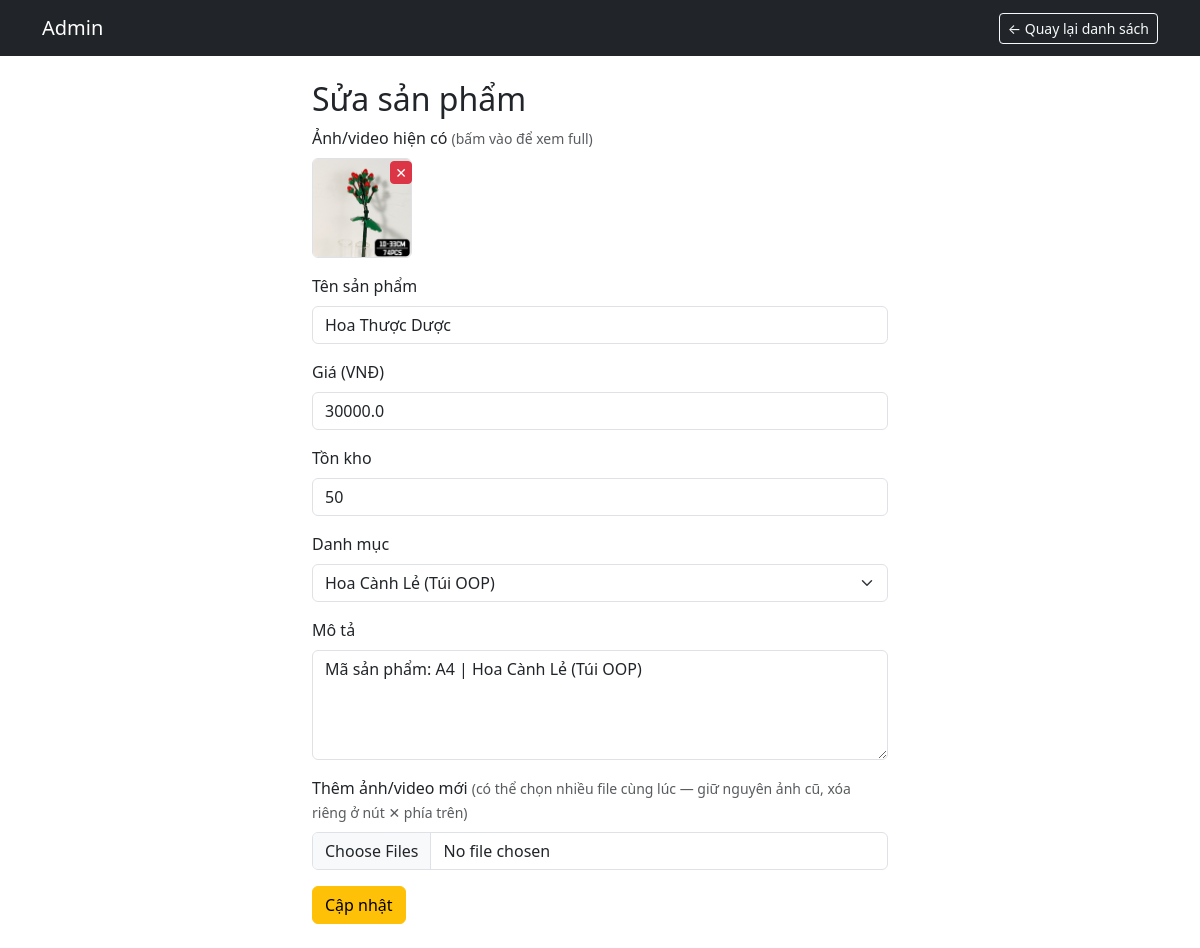
The app's page /admin/edit/4 (signed in) with its own data.
### models.py (models this page shows, shortened)
class ProductMedia(db.Model):
    __tablename__ = 'product_media'
    id = db.Column(db.Integer, primary_key=True)
    product_id = db.Column(db.Integer, db.ForeignKey('products.id'), nullable=False, index=True)
    filename = db.Column(db.String(255), nullable=False)
    media_type = db.Column(db.String(10), nullable=False, default='image')  # 'image' hoặc 'video'
    product = db.relationship(
        'Product',
        backref=db.backref('media', cascade='all, delete-orphan', order_by='ProductMedia.id')
    )

class Product(db.Model):
    __tablename__ = 'products'
    id = db.Column(db.Integer, primary_key=True)
    name = db.Column(db.String(200), nullable=False)
    price = db.Column(db.Float, nullable=False, index=True)
    description = db.Column(db.Text, nullable=True)
    image = db.Column(db.String(200), nullable=True)  # ảnh cũ (giữ để tương thích ngược)
    stock = db.Column(db.Integer, default=0)
    category_id = db.Column(db.Integer, db.ForeignKey('categories.id'), nullable=True, index=True)
    __table_args__ = (
        db.Index('idx_products_category_id_desc', 'category_id', 'id'),
    )

class Category(db.Model):
    __tablename__ = 'categories'
    id = db.Column(db.Integer, primary_key=True)
    name = db.Column(db.String(100), nullable=False)
    products = db.relationship('Product', backref='category', lazy=True)

### web.py (the view, shortened to what this page needs)
@app.route('/admin/edit/<int:product_id>', methods=['GET', 'POST'])
@admin_required
def admin_edit_product(product_id):
    product = Product.query.get_or_404(product_id)
    categories = get_cached_categories()
    return render_template('admin/edit_product.html', product=product, categories=categories)

### web.py (called while the page is built)
@login_manager.user_loader
def load_user(user_id):
    try:
        account_type, raw_id = user_id.split('-', 1)
        raw_id = int(raw_id)
    except (ValueError, AttributeError):
        return None
    if account_type == 'admin':
        return db.session.get(Admin, raw_id)
    elif account_type == 'customer':
        return db.session.get(Customer, raw_id)
    return None

def admin_required(f):
    @wraps(f)
    def decorated(*args, **kwargs):
        if not current_user.is_authenticated:
            return redirect(url_for('admin_login', next=request.path))
        if not isinstance(current_user, Admin):
            abort(403)
        return f(*args, **kwargs)
    return decorated

def get_cached_categories():
    categories = cache.get('all_categories')
    if categories is None:
        categories = Category.query.order_by(Category.name).all()
        cache.set('all_categories', categories, timeout=600)
    return categories

@app.context_processor
def inject_nav_categories():
    return dict(nav_categories=get_cached_categories())

@app.context_processor
def inject_cart_count():
    cart = session.get('cart', {})
    total_qty = sum(int(v) for v in cart.values() if isinstance(v, (int, str)) and str(v).isdigit()) if isinstance(cart, dict) else 0
    return dict(cart_count=total_qty)

@app.before_request
def csrf_protect_origin():
    if request.method in ('POST', 'PUT', 'DELETE', 'PATCH'):
        origin = request.headers.get('Origin')
        referer = request.headers.get('Referer')
        target_host = request.host.lower()
        if origin:
            parsed_origin = urllib.parse.urlparse(origin).netloc.lower()
            if parsed_origin != target_host:
                abort(403)
        elif referer:
            parsed_referer = urllib.parse.urlparse(referer).netloc.lower()
            if parsed_referer != target_host:
                abort(403)

### templates/admin/edit_product.html (shortened to what this page needs)
<!DOCTYPE html>
<html lang="vi">
<head>
    <link href="https://cdn.jsdelivr.net/npm/bootstrap@5.3.3/dist/css/bootstrap.min.css" rel="stylesheet">
</head>
<body>
    <nav class="navbar navbar-dark bg-dark">
        <div class="container">
            <span class="navbar-brand">Admin</span>
            <a href="{{ url_for('admin_dashboard') }}" class="btn btn-outline-light btn-sm">&larr; Quay lại danh sách</a>
        </div>
    </nav>
    <div class="container my-4" style="max-width:600px;">
        <h2>Sửa sản phẩm</h2>
        {% if product.media %}
        <label class="form-label d-block">Ảnh/video hiện có <span class="text-muted small">(bấm vào để xem full)</span></label>
        <div class="d-flex flex-wrap gap-2 mb-3">
            {% for m in product.media %}
            <div class="position-relative">
                {% if m.media_type == 'video' %}
                <video style="width:100px; height:100px; object-fit:cover; cursor:pointer;" class="rounded border"
                       onclick="openMediaPreview('{{ url_for('static', filename='uploads/' + m.filename) }}', 'video')">
                    <source src="{{ url_for('static', filename='uploads/' + m.filename) }}">
                </video>
                <span class="position-absolute" style="bottom:4px; left:4px; background:rgba(0,0,0,0.6); color:#fff; font-size:0.7rem; padding:1px 5px; border-radius:4px; pointer-events:none;">▶ video</span>
                {% else %}
                <img src="{{ url_for('static', filename='uploads/' + m.filename) }}" style="width:100px; height:100px; object-fit:cover; cursor:pointer;" class="rounded border"
                     onclick="openMediaPreview('{{ url_for('static', filename='uploads/' + m.filename) }}', 'image')">
                {% endif %}
                <form method="POST" action="{{ url_for('admin_delete_media', media_id=m.id) }}" onsubmit="return confirm('Xóa ảnh/video này?');" class="position-absolute top-0 end-0">
                    <button type="submit" class="btn btn-sm btn-danger py-0 px-1">✕</button>
                </form>
            </div>
            {% endfor %}
        </div>
        {% elif product.image %}
        <img src="{{ url_for('static', filename='uploads/' + product.image) }}" style="width:120px; height:120px; object-fit:cover; cursor:pointer;" class="mb-3 rounded"
             onclick="openMediaPreview('{{ url_for('static', filename='uploads/' + product.image) }}', 'image')">
        {% endif %}
        <form method="POST" enctype="multipart/form-data">
            <div class="mb-3">
                <label class="form-label">Tên sản phẩm</label>
                <input type="text" name="name" class="form-control" value="{{ product.name }}" required>
            </div>
            <div class="mb-3">
                <label class="form-label">Giá (VNĐ)</label>
                <input type="number" step="0.01" name="price" class="form-control" value="{{ product.price }}" required>
            </div>
            <div class="mb-3">
                <label class="form-label">Tồn kho</label>
                <input type="number" name="stock" class="form-control" value="{{ product.stock }}">
            </div>
            <div class="mb-3">
                <label class="form-label">Danh mục</label>
                <select name="category_id" class="form-select">
                    {% for cat in categories %}
                    <option value="{{ cat.id }}" {% if product.category_id == cat.id %}selected{% endif %}>{{ cat.name }}</option>
                    {% endfor %}
                </select>
            </div>
            <div class="mb-3">
                <label class="form-label">Mô tả</label>
                <textarea name="description" class="form-control" rows="4">{{ product.description or '' }}</textarea>
            </div>
            <div class="mb-3">
                <label class="form-label">Thêm ảnh/video mới <span class="text-muted small">(có thể chọn nhiều file cùng lúc — giữ nguyên ảnh cũ, xóa riêng ở nút ✕ phía trên)</span></label>
                <input type="file" name="media" class="form-control" accept="image/*,video/*" multiple>
            </div>
            <button type="submit" class="btn btn-warning">Cập nhật</button>
        </form>
    </div>
</body>
</html>

### records on screen
ProductMedia: filename (picture)
Product: name "Hoa Thược Dược", price "30000.0", stock "50", category_id "Hoa Cành Lẻ (Túi OOP)", description "Mã sản phẩm: A4 | Hoa Cành Lẻ (Túi OOP)"
